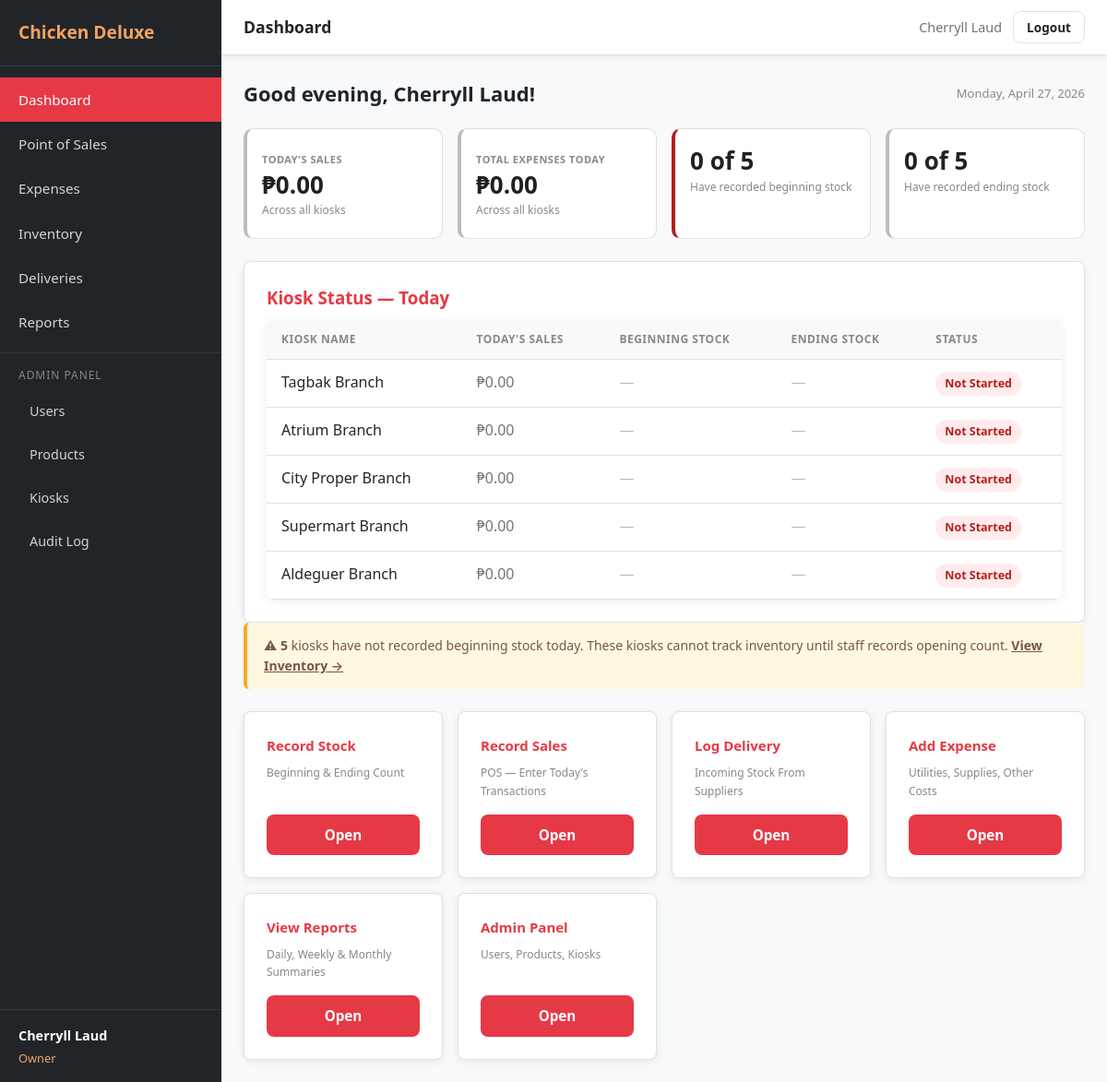
The page /dashboard (signed in) on the database its author committed.
### tables this page shows
CREATE TABLE `kiosk` (
  `Kiosk_ID` int(11) NOT NULL AUTO_INCREMENT,
  `Name` varchar(100) NOT NULL,
  `Location` varchar(255) NOT NULL,
  `Active` tinyint(1) NOT NULL DEFAULT 1,
  `Created_at` datetime NOT NULL DEFAULT current_timestamp(),
  PRIMARY KEY (`Kiosk_ID`)
);

### views/dashboard/index.php (the view, shortened to what the rows shown need)
<?php
$hour = (int) date('G');
$greet = $hour < 12 ? 'Good morning' : ($hour < 17 ? 'Good afternoon' : 'Good evening');
$fmt = static function (float $n): string {
    return '&#8369;' . number_format($n, 2);
};
?>
<section class="dashboard">
<?php if (Auth::isOwner()): ?>
    <?php
        $sales_class = ($grand_total_today ?? 0) > 0 ? 'card-green' : 'card-gray';
        $exp_class   = ($total_expenses_today ?? 0) > 0 ? 'card-amber' : 'card-gray';
        if ($total_kiosks > 0 && $kiosks_have_beginning === $total_kiosks) {
            $beg_class = 'card-green';
        } elseif ($kiosks_have_beginning > 0) {
            $beg_class = 'card-amber';
        } else {
            $beg_class = 'card-red';
        }
        if ($total_kiosks > 0 && $kiosks_have_ending === $total_kiosks) {
            $end_class = 'card-green';
        } elseif ($kiosks_have_ending > 0) {
            $end_class = 'card-amber';
        } else {
            $end_class = 'card-gray';
        }
        $sales_map = [];
        foreach (($today_sales_by_kiosk ?? []) as $row) {
            $sales_map[(int) $row['Kiosk_ID']] = (float) $row['Day_Total'];
        }
    ?>
    <div class="dash-welcome">
        <h2><?= $greet ?>, <?= htmlspecialchars(Auth::fullName() ?? '') ?>!</h2>
        <span class="dash-date"><?= htmlspecialchars($today_pretty) ?></span>
    </div>
    <div class="dash-stat-cards">
        <div class="dash-stat-card <?= $sales_class ?>">
            <div class="dash-stat-label" style="font-size:11px;font-weight:600;text-transform:uppercase;letter-spacing:.5px;margin-bottom:4px;">Today's Sales</div>
            <div class="dash-stat-value"><?= $fmt((float) $grand_total_today) ?></div>
            <div class="dash-stat-label">Across all kiosks</div>
        </div>
        <div class="dash-stat-card <?= $exp_class ?>">
            <div class="dash-stat-label" style="font-size:11px;font-weight:600;text-transform:uppercase;letter-spacing:.5px;margin-bottom:4px;">Total Expenses Today</div>
            <div class="dash-stat-value"><?= $fmt((float) ($total_expenses_today ?? 0)) ?></div>
            <div class="dash-stat-label">Across all kiosks</div>
        </div>
        <div class="dash-stat-card <?= $beg_class ?>">
            <div class="dash-stat-value"><?= $kiosks_have_beginning ?> of <?= $total_kiosks ?></div>
            <div class="dash-stat-label">Have recorded beginning stock</div>
        </div>
        <div class="dash-stat-card <?= $end_class ?>">
            <div class="dash-stat-value"><?= $kiosks_have_ending ?> of <?= $total_kiosks ?></div>
            <div class="dash-stat-label">Have recorded ending stock</div>
        </div>
    </div>
    <div class="card">
        <h3>Kiosk Status &mdash; Today</h3>
        <table class="data-table kiosk-status-table">
            <thead>
                <tr>
                    <th>Kiosk Name</th>
                    <th>Today's Sales</th>
                    <th>Beginning Stock</th>
                    <th>Ending Stock</th>
                    <th>Status</th>
                </tr>
            </thead>
            <tbody>
                <?php foreach (($kiosk_inventory_status ?? []) as $row): ?>
                    <?php
                        $kid     = (int) $row['Kiosk_ID'];
                        $sales   = $sales_map[$kid] ?? 0.0;
                        $has_b   = (int) $row['has_beginning'] === 1;
                        $has_e   = (int) $row['has_ending'] === 1;
                        if (!$has_b && !$has_e) {
                            $badge_cls = 'badge-notstarted'; $badge_txt = 'Not Started';
                        } elseif ($has_b && !$has_e) {
                            $badge_cls = 'badge-progress';   $badge_txt = 'In Progress';
                        } else {
                            $badge_cls = 'badge-closed';     $badge_txt = 'Closed';
                        }
                    ?>
                    <tr>
                        <td><?= htmlspecialchars($row['Kiosk_Name']) ?></td>
                        <td>
                            <?php if ($sales > 0): ?>
                                <?= $fmt($sales) ?>
                            <?php else: ?>
                                <span class="text-light"><?= $fmt(0.0) ?></span>
                            <?php endif; ?>
                        </td>
                        <td>
                            <?= $has_b
                                ? '<span class="status-check">&#10003;</span>'
                                : '<span class="status-dash">&mdash;</span>' ?>
                        </td>
                        <td>
                            <?= $has_e
                                ? '<span class="status-check">&#10003;</span>'
                                : '<span class="status-dash">&mdash;</span>' ?>
                        </td>
                        <td><span class="badge <?= $badge_cls ?>"><?= $badge_txt ?></span></td>
                    </tr>
                <?php endforeach; ?>
            </tbody>
        </table>
    </div>
    <?php if (($kiosks_missing_beginning ?? 0) > 0 || ($kiosks_missing_ending ?? 0) > 0): ?>
        <div class="dash-alert">
            &#9888;
            <?php if ($kiosks_missing_beginning > 0): ?>
                <strong><?= $kiosks_missing_beginning ?></strong>
                kiosk<?= $kiosks_missing_beginning === 1 ? '' : 's' ?> have not recorded beginning stock today.
                These kiosks cannot track inventory until staff records opening count.
            <?php else: ?>
                <strong><?= $kiosks_missing_ending ?></strong>
                kiosk<?= $kiosks_missing_ending === 1 ? '' : 's' ?> still need to record ending stock for today.
            <?php endif; ?>
            <a href="<?= BASE_URL ?>/inventory">View Inventory &rarr;</a>
        </div>
    <?php endif; ?>
    <div class="dashboard-cards">
        <div class="card">
            <h3>Record Stock</h3>
            <p>Beginning &amp; Ending Count</p>
            <a href="<?= BASE_URL ?>/inventory" class="btn btn-primary">Open</a>
        </div>
        <div class="card">
            <h3>Record Sales</h3>
            <p>POS &mdash; Enter Today's Transactions</p>
            <a href="<?= BASE_URL ?>/sales" class="btn btn-primary">Open</a>
        </div>
        <div class="card">
            <h3>Log Delivery</h3>
            <p>Incoming Stock From Suppliers</p>
            <a href="<?= BASE_URL ?>/delivery" class="btn btn-primary">Open</a>
        </div>
        <div class="card">
            <h3>Add Expense</h3>
            <p>Utilities, Supplies, Other Costs</p>
            <a href="<?= BASE_URL ?>/expenses" class="btn btn-primary">Open</a>
        </div>
        <div class="card">
            <h3>View Reports</h3>
            <p>Daily, Weekly &amp; Monthly Summaries</p>
            <a href="<?= BASE_URL ?>/reports" class="btn btn-primary">Open</a>
        </div>
        <div class="card">
            <h3>Admin Panel</h3>
            <p>Users, Products, Kiosks</p>
            <a href="<?= BASE_URL ?>/admin" class="btn btn-primary">Open</a>
        </div>
    </div>
<?php else: ?>
    <p class="text-light">No dashboard available for your role.</p>
<?php endif; ?>
</section>

### rows shown on the page
kiosk: Kiosk_ID "5", Name "Aldeguer Branch", Kiosk_ID "₱0.00", badge_txt "Not Started"
kiosk: Name "Tagbak Branch", Kiosk_ID "₱0.00", badge_txt "Not Started"
kiosk: Name "Atrium Branch", Kiosk_ID "₱0.00", badge_txt "Not Started"
kiosk: Name "City Proper Branch", Kiosk_ID "₱0.00", badge_txt "Not Started"
kiosk: Name "Supermart Branch", Kiosk_ID "₱0.00", badge_txt "Not Started"

### other values the page prints
APP_NAME "Chicken Deluxe"
Auth::fullName() "Cherryll Laud"
ROLE_NAMES[Auth::roleId()] "Owner"
$page_title "Dashboard"
$today_pretty "Monday, April 27, 2026"
$fmt((float) $grand_total_today) "₱0.00"
$fmt((float) ($total_expenses_today ?? 0)) "₱0.00"
$kiosks_have_beginning "0"
$kiosks_have_ending "0"
